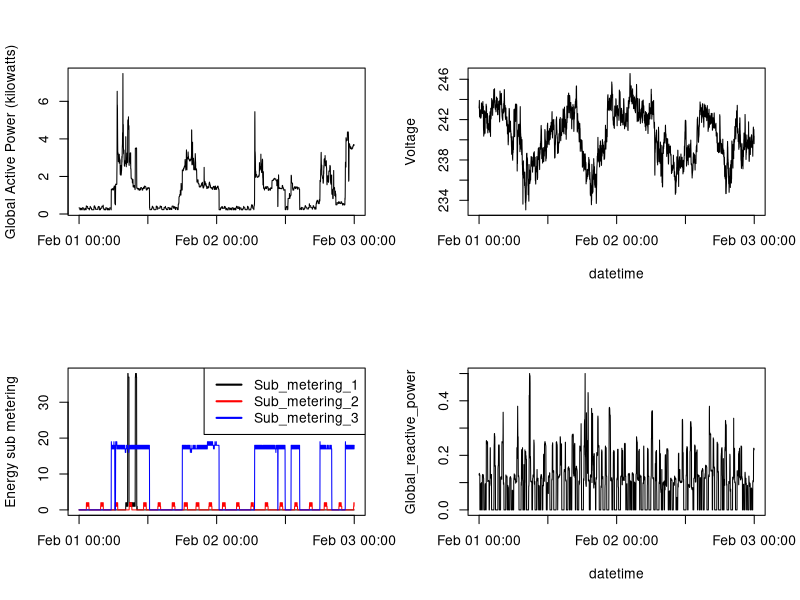

Source code (R):
setwd("C:/Users/steve/Desktop/Exploratory/proj1")
#original data prepared with dataprep.R
power <- read.csv("power.csv", colClasses=c("character",rep("numeric",7)))
power$postime <- strptime(power$postime,"%Y-%m-%d %H:%M:%S")
#png(filename="plot4.png")
#plot4
par(mfrow = c(2, 2))  #plot4
plot(power$postime,power$active, main = "",ylab ="Global Active Power (kilowatts)",xlab= "",type = "l")
plot(power$postime,power$voltage, main = "",ylab ="Voltage",xlab= "datetime",type = "l")
plot(power$postime,power$meter1, main = "",ylab ="Energy sub metering",xlab= "",type = "l")
legend("topright",c("Sub_metering_1", "Sub_metering_2", "Sub_metering_3"),lty = 1, lwd=2, col=c("black","red","blue")) 
lines(power$postime,power$meter2, col= "red")  #
lines(power$postime,power$meter3, col = "blue")  # looks fine.  add colorto plot and legend
plot(power$postime,power$reactive, main = "",ylab ="Global_reactive_power",xlab= "datetime",type = "l")
par(mfrow = c(1,1))  #otherwise the next plot will be skinnier than expected
#dev.off()
